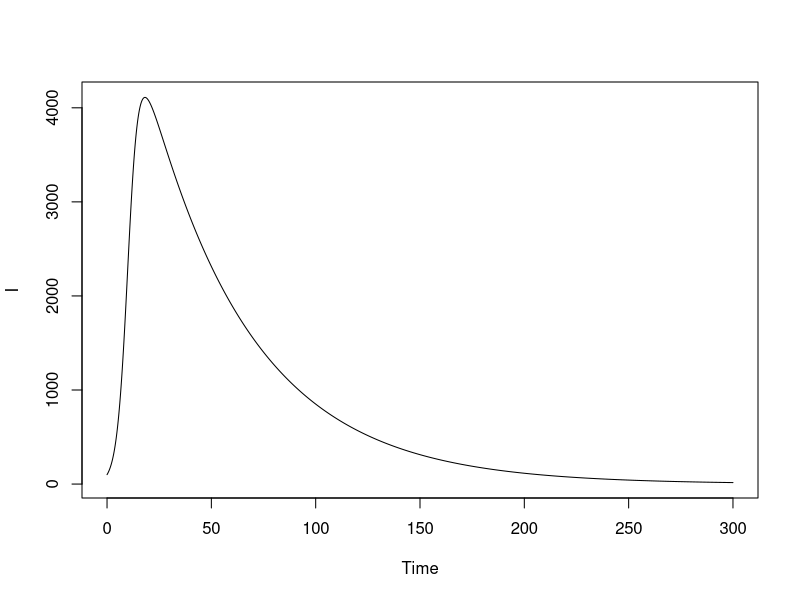
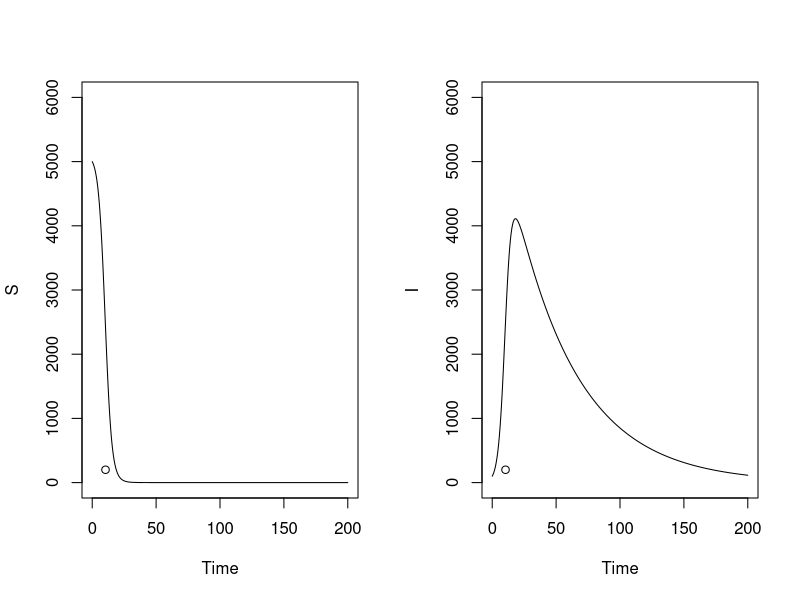
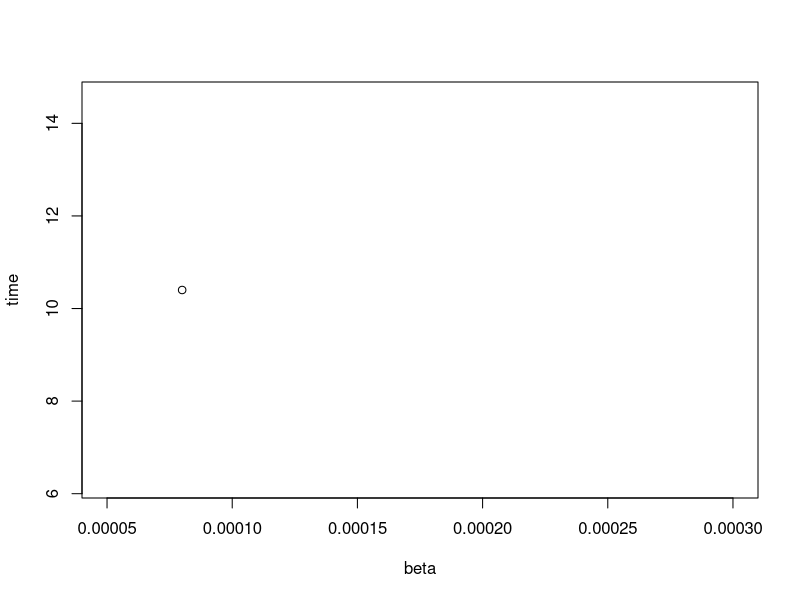
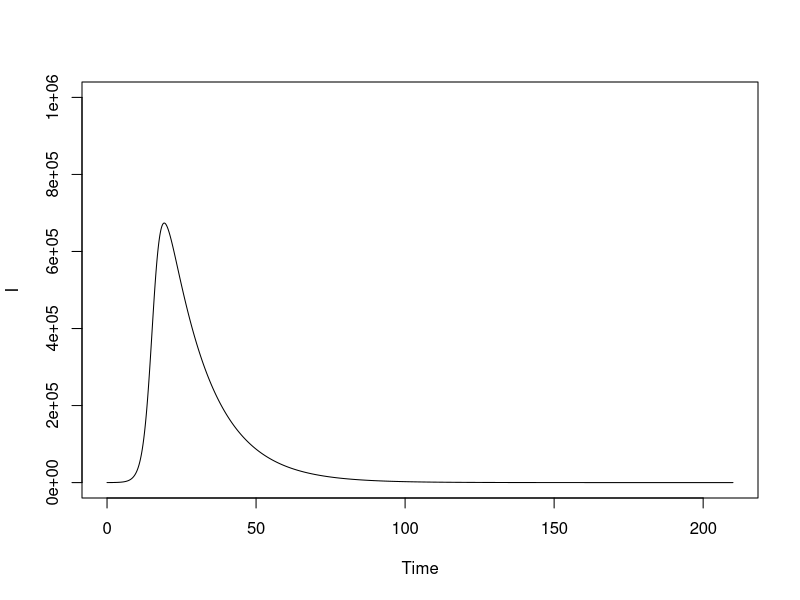

Write R code to recreate these figures, in order.
# MAM5220 - Statistical Techniques for Computational Biology (2017-18)
# Workbook 1 - Epidemiology
# Samantha Pendleton - sap21

# Question 1
# a)
# Modify the above code to find the number of susceptibles and infectious
# (which will not necessarily be whole numbers), after 10 time units
# if we start off with 5000 susceptibles, 100 infectious and 900 removed (i.e. N=6000),
# using the following parameter values beta = 0.00008, gamma = 0.02
S0 <- 5000 # Starting value for susceptibles
I0 <- 100 # Starting value for infectious 
N <- 6000 # Total population size 
beta <- 0.00008 # infection rate 
gamma <- 0.02 # recovery date 
delta.t <- 0.1 # Small time increment 
N.time.steps <- 3000 # Number of time steps 
S <- numeric(N.time.steps+1) # Blank vector to receive S values 
I <- numeric(N.time.steps+1) # Blank vector to receive I values 
S[1] <- S0 # Initial value for S 
I[1] <- I0 # Initial value for I 
for (i in 1:N.time.steps){ # Iterative loop to define the next value of S and I 
  S[i+1] <- S[i]-beta*S[i]*I[i]*delta.t
  I[i+1] <- I[i]+beta*S[i]*I[i]*delta.t-gamma*I[i]*delta.t
} 
time.vector <- seq(0,N.time.steps*delta.t,by=delta.t) # The time points
plot(time.vector,I,type="l",xlab="Time",ylab="I")

# b)
# Produce side by side plots, with suitable labeling,
# of the number of susceptibles against time
# and the number of infectious against t over the time interval [0,200] 
N.time.steps <- 2000
S <- numeric(N.time.steps+1)  
I <- numeric(N.time.steps+1)  
S[1] <- S0 
I[1] <- I0 
for (i in 1:N.time.steps){ 
  S[i+1] <- S[i]-beta*S[i]*I[i]*delta.t
  I[i+1] <- I[i]+beta*S[i]*I[i]*delta.t-gamma*I[i]*delta.t
} 
time.vector <- seq(0,N.time.steps*delta.t,by=delta.t) 
time.point <- min(which(S<S0/2))*delta.t # calculate the time point at which the number of susceptibles
                        # first drops below S0/2 (i.e. half of the initial number of susceptibles)
par(mfrow=c(1,2)) 
plot(time.vector,S,type="l",xlab="Time",ylab="S", ylim=c(0, 6000))
points(time.point, 200)
plot(time.vector,I,type="l",xlab="Time",ylab="I", ylim=c(0, 6000)) # ylim=c(0,6000)
points(time.point, 200)

# c)
# To see how varying the infection rate, β, affects the time for the number of susceptibles to drop
# below half of its initial value, produce a plot of time.point (on the y-axis) against β (x-axis)
# for 100 equally spaced values of β between 0.00005 and 0.0003 (with γ held constant)
# (Set up a vector of βs and calculate time.point for each element of the vector using a for loop.)
beta <- seq(from=0.00005, to=0.0003, by=0.00005)
time.point <- min(which(S<S0/2))*delta.t
par(mfrow=c(1,1)) 
#plot(beta,time.vector,type="o",xlab="beta",ylab="time") # doesn't work
plot(0.00008,time.point,type="o",xlab="beta",ylab="time", xlim=c(0.00005,0.0003))

# d)
# For what value of β does the time for the number of susceptibles to drop
# below half of its initial value first fall below 100 time units?
time.point <- min(which(S<S0/100))*delta.t


##############################################
##############################################

# Question 2
# a)
# Create a plot of number infected against week index with 
# appropriate titles and axis labels
# Describe the epidemic curve
I0 <- 61 # infectious 
N <- 1000000 # population
S0 <- (N-I0) # susceptibles
gamma <- 1/14 # recovery date
beta <- 10/(N/gamma) # infection rate - R0=10 basic reproduction number
delta.t <- 0.1 # small time increment 
N.time.steps <- (7*300) # Number of time steps 
S <- numeric(N.time.steps+1)  
I <- numeric(N.time.steps+1) 
S[1] <- S0  
I[1] <- I0
for (i in 1:N.time.steps){  
  S[i+1] <- S[i]-beta*S[i]*I[i]*delta.t
  I[i+1] <- I[i]+beta*S[i]*I[i]*delta.t-gamma*I[i]*delta.t
} 
time.vector <- seq(0,N.time.steps*delta.t,by=delta.t) 
par(mfrow=c(1,1)) 
plot(time.vector,I,type="l",xlab="Time",ylab="I", ylim=c(0,1000000))

# b)
